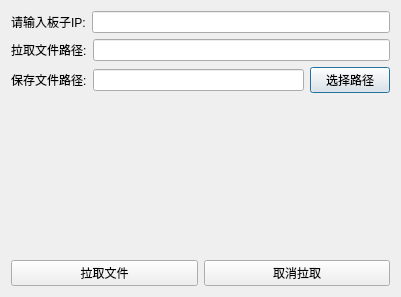
<?xml version="1.0" encoding="UTF-8"?>
<ui version="4.0">
 <class>ScpPull</class>
 <widget class="QDialog" name="ScpPull">
  <property name="geometry">
   <rect>
    <x>0</x>
    <y>0</y>
    <width>401</width>
    <height>297</height>
   </rect>
  </property>
  <property name="windowTitle">
   <string>ScpPull</string>
  </property>
  <property name="styleSheet">
   <string notr="true">font: 11pt &quot;Sans Serif&quot;;</string>
  </property>
  <layout class="QGridLayout" name="gridLayout">
   <item row="0" column="0">
    <layout class="QVBoxLayout" name="verticalLayout">
     <item>
      <layout class="QHBoxLayout" name="horizontalLayout_4">
       <item>
        <widget class="QLabel" name="label_5">
         <property name="text">
          <string>请输入板子IP:</string>
         </property>
        </widget>
       </item>
       <item>
        <widget class="QLineEdit" name="lineEdit"/>
       </item>
      </layout>
     </item>
     <item>
      <layout class="QHBoxLayout" name="horizontalLayout_3">
       <item>
        <widget class="QLabel" name="label">
         <property name="text">
          <string>拉取文件路径:</string>
         </property>
        </widget>
       </item>
       <item>
        <widget class="QLineEdit" name="lineEdit_2"/>
       </item>
      </layout>
     </item>
     <item>
      <layout class="QHBoxLayout" name="horizontalLayout">
       <item>
        <widget class="QLabel" name="label_2">
         <property name="styleSheet">
          <string notr="true">LOG保存路径</string>
         </property>
         <property name="text">
          <string>保存文件路径:</string>
         </property>
        </widget>
       </item>
       <item>
        <widget class="QLineEdit" name="lineEdit_3"/>
       </item>
       <item>
        <widget class="QPushButton" name="pushButton_3">
         <property name="text">
          <string>选择路径</string>
         </property>
        </widget>
       </item>
      </layout>
     </item>
     <item>
      <layout class="QVBoxLayout" name="verticalLayout_2">
       <item>
        <widget class="QLabel" name="label_3">
         <property name="text">
          <string/>
         </property>
        </widget>
       </item>
       <item>
        <widget class="QLabel" name="label_4">
         <property name="text">
          <string/>
         </property>
        </widget>
       </item>
      </layout>
     </item>
     <item>
      <layout class="QHBoxLayout" name="horizontalLayout_2">
       <item>
        <widget class="QPushButton" name="pushButton">
         <property name="text">
          <string>拉取文件</string>
         </property>
        </widget>
       </item>
       <item>
        <widget class="QPushButton" name="pushButton_2">
         <property name="text">
          <string>取消拉取</string>
         </property>
        </widget>
       </item>
      </layout>
     </item>
    </layout>
   </item>
  </layout>
 </widget>
 <resources/>
 <connections/>
</ui>
